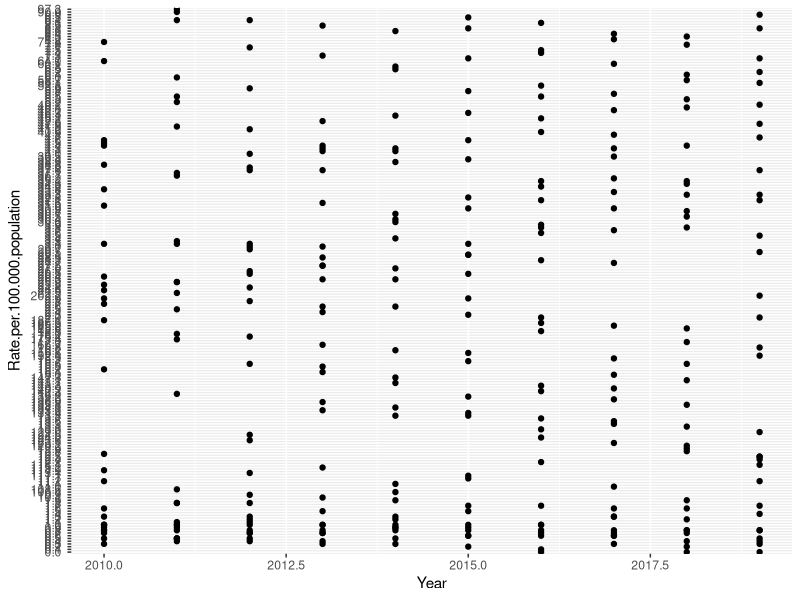

Write the R code that produced this figure.
## ---- chunk 1
library(readr)
library(tidyverse)
## ---- chunk 2
crime <- read.csv("Data_Tables_Criminal_Incidents_Visualisation_Year_Ending_December_2019.csv")
## ---- chunk 3
crime %>% group_by(Offence.Subdivision) %>% 
  filter(Year >= 2010) %>% 
  filter(Offence.Division == "A Crimes against the person") %>% 
  arrange(Year) %>% 
  ggplot() +
  geom_point(aes(y = Rate.per.100.000.population, x = Year))
